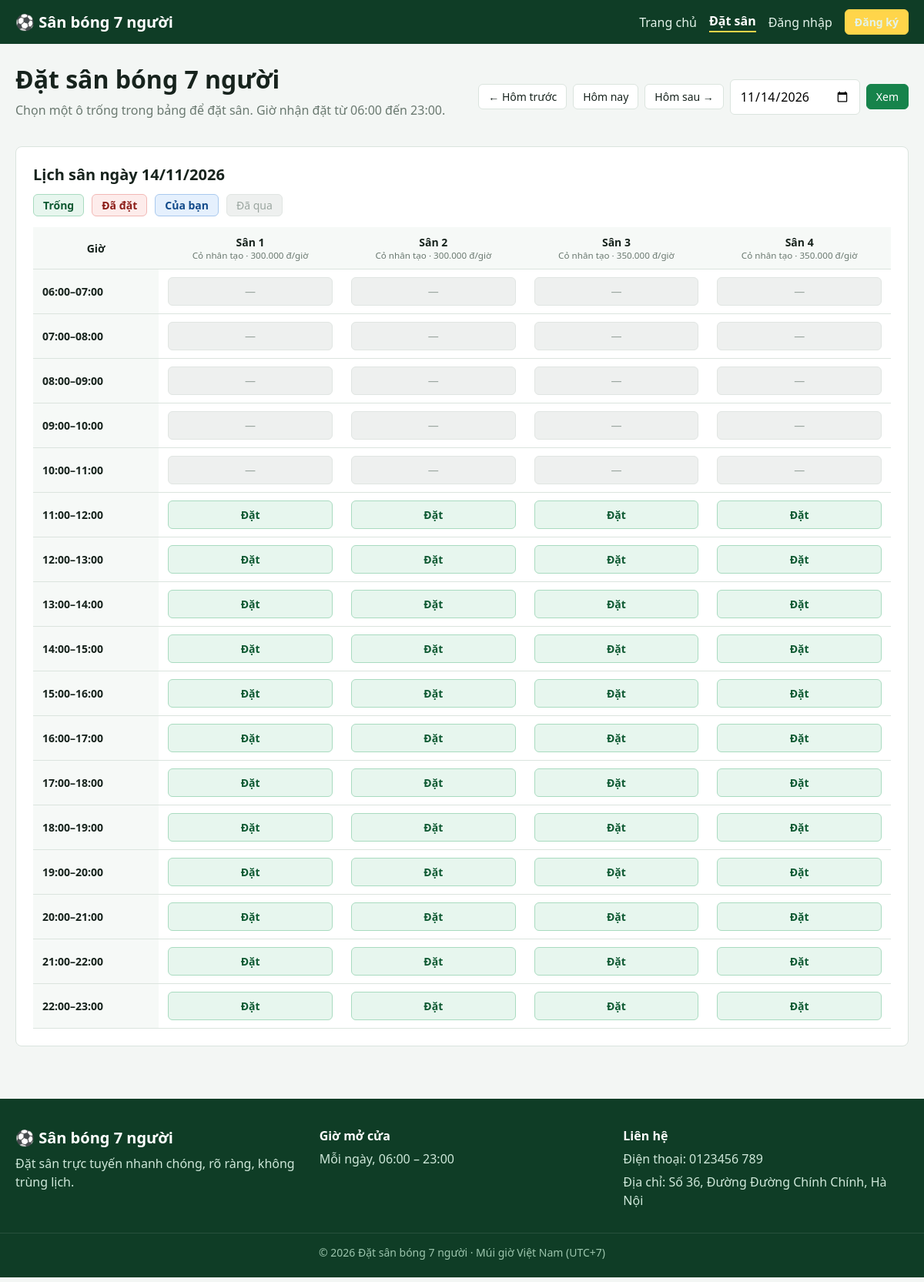
/index.php?act=booking, run on the app's committed database.
### tables this page shows
CREATE TABLE courts (
    id INT UNSIGNED AUTO_INCREMENT PRIMARY KEY,
    name VARCHAR(100) NOT NULL UNIQUE,
    surface VARCHAR(100) NOT NULL DEFAULT 'Cỏ nhân tạo',
    price_per_hour DECIMAL(12, 0) NOT NULL,
    is_active TINYINT(1) NOT NULL DEFAULT 1,
    created_at TIMESTAMP NOT NULL DEFAULT CURRENT_TIMESTAMP
);

### commons/function.php (called while the page is built, shortened)
<?php
function connectDB(): PDO
{
    $dsn = sprintf(
        'mysql:host=%s;port=%d;dbname=%s;charset=utf8mb4',
        DB_HOST,
        DB_PORT,
        DB_NAME
    );
    return new PDO($dsn, DB_USERNAME, DB_PASSWORD, [
        PDO::ATTR_ERRMODE => PDO::ERRMODE_EXCEPTION,
        PDO::ATTR_DEFAULT_FETCH_MODE => PDO::FETCH_ASSOC,
        PDO::ATTR_EMULATE_PREPARES => false,
    ]);
}
function e($value): string
{
    return htmlspecialchars((string) $value, ENT_QUOTES | ENT_SUBSTITUTE, 'UTF-8');
}
function render(string $view, array $data = []): void
{
    extract($data);
    require PATH_ROOT . 'views/' . $view . '.php';
}
function formatMoney($value): string
{
    return number_format((float) $value, 0, ',', '.') . ' đ';
}

### controllers/BookingController.php (called while the page is built, shortened)
<?php
class BookingController
{
    private ?CourtModel $courtModel = null;
    public function index(): void
    {
        $date = parseDate($_GET['date'] ?? null) ?? date('Y-m-d');
        $courts = [];
        $pageError = null;
        try {
            $courts = $this->courts()->getActive();
        } catch (PDOException $exception) {
            error_log($exception->getMessage());
            $pageError = 'Không thể tải dữ liệu. Hãy kiểm tra cấu hình kết nối và chạy tệp database.sql.';
        }
        $now = new DateTimeImmutable();
        $cells = [];
        for ($hour = OPEN_HOUR; $hour < CLOSE_HOUR; $hour++) {
            $slotStart = new DateTimeImmutable(sprintf('%s %02d:00:00', $date, $hour));
            foreach ($courts as $court) {
                $cells[$hour][$court['id']] = [
                    'state' => $slotStart <= $now ? 'past' : 'free',
                    'label' => '',
                ];
            }
        }
        $day = new DateTimeImmutable($date);
        render('booking/index', [
            'date' => $date,
            'courts' => $courts,
            'cells' => $cells,
            'pageError' => $pageError,
            'prevDate' => $day->modify('-1 day')->format('Y-m-d'),
            'nextDate' => $day->modify('+1 day')->format('Y-m-d'),
        ]);
    }
    private function courts(): CourtModel
    {
        if ($this->courtModel === null) {
            $this->courtModel = new CourtModel();
        }
        return $this->courtModel;
    }
}

### models/CourtModel.php (called while the page is built, shortened)
<?php
class CourtModel
{
    private PDO $conn;
    public function __construct()
    {
        $this->conn = connectDB();
    }
    public function getActive(): array
    {
        return $this->conn->query('SELECT * FROM courts WHERE is_active = 1 ORDER BY name')->fetchAll();
    }
}

### views/booking/index.php (the view, shortened to what this page needs)
<?php
require __DIR__ . '/../layout/header.php';
 ?>
<section class="page-head">
    <div>
        <h1>Đặt sân bóng 7 người</h1>
        <p class="muted">Chọn một ô trống trong bảng để đặt sân. Giờ nhận đặt từ <?= sprintf('%02d:00', OPEN_HOUR) ?> đến <?= sprintf('%02d:00', CLOSE_HOUR) ?>.</p>
    </div>
    <div class="date-nav">
        <a class="button button-small" href="index.php?act=%2F&date=<?= e($prevDate) ?>">← Hôm trước</a>
        <a class="button button-small" href="index.php">Hôm nay</a>
        <a class="button button-small" href="index.php?act=%2F&date=<?= e($nextDate) ?>">Hôm sau →</a>
        <form method="get" class="inline-form">
            <input type="date" name="date" value="<?= e($date) ?>" required>
            <button type="submit" class="button button-small button-primary">Xem</button>
        </form>
    </div>
</section>
<section class="panel">
    <h2>Lịch sân ngày <?= e((new DateTimeImmutable($date))->format('d/m/Y')) ?></h2>
    <div class="legend">
        <span class="slot slot-free">Trống</span>
        <span class="slot slot-booked">Đã đặt</span>
        <span class="slot slot-mine">Của bạn</span>
        <span class="slot slot-past">Đã qua</span>
    </div>
    <?php if (!$courts): ?>
        <p class="empty-state">Chưa có sân hoạt động. Hãy chạy <code>database.sql</code> hoặc nhờ admin thêm sân.</p>
    <?php else: ?>
        <div class="table-wrap">
            <table class="grid">
                <thead>
                    <tr>
                        <th>Giờ</th>
                        <?php foreach ($courts as $court): ?>
                            <th>
                                <?= e($court['name']) ?>
                                <small><?= e($court['surface']) ?> · <?= e(formatMoney($court['price_per_hour'])) ?>/giờ</small>
                            </th>
                        <?php endforeach; ?>
                    </tr>
                </thead>
                <tbody>
                    <?php for ($hour = OPEN_HOUR; $hour < CLOSE_HOUR; $hour++): ?>
                        <tr>
                            <th class="hour"><?= sprintf('%02d:00–%02d:00', $hour, $hour + 1) ?></th>
                            <?php foreach ($courts as $court): ?>
                                <?php $cell = $cells[$hour][$court['id']]; ?>
                                <td>
                                    <?php if ($cell['state'] === 'free'): ?>
                                        <a class="slot slot-free" href="index.php?<?= e(http_build_query(['act' => 'booking-form', 'court_id' => $court['id'], 'date' => $date, 'hour' => $hour])) ?>">Đặt</a>
                                    <?php elseif ($cell['state'] === 'past'): ?>
                                        <span class="slot slot-past">—</span>
                                    <?php else: ?>
                                        <span class="slot slot-<?= e($cell['state']) ?>"><?= e($cell['label']) ?></span>
                                    <?php endif; ?>
                                </td>
                            <?php endforeach; ?>
                        </tr>
                    <?php endfor; ?>
                </tbody>
            </table>
        </div>
    <?php endif; ?>
</section>
<?php require __DIR__ . '/../layout/footer.php'; ?>

### views/style.css (style rules this page uses)
:root { color-scheme: light; font-family: "Segoe UI", Arial, sans-serif; color: #17231d; background: #f3f6f4; --green: #16834b; --green-dark: #0f6a3b; --line: #dbe4de; --muted: #6a7970; }
* { box-sizing: border-box; }
body { margin: 0; }
a { color: var(--green); text-decoration: none; }
h1, h2, p { margin-top: 0; }
h1 { margin-bottom: 8px; font-size: clamp(24px, 3.5vw, 32px); }
h2 { margin-bottom: 12px; font-size: 20px; }
.muted { color: var(--muted); }
.page-head { display: flex; align-items: center; justify-content: space-between; gap: 20px; flex-wrap: wrap; margin-bottom: 20px; }
.date-nav { display: flex; align-items: center; gap: 8px; flex-wrap: wrap; }
.panel { background: #fff; border: 1px solid var(--line); border-radius: 8px; padding: 22px; margin-bottom: 20px; }
.button, .button-link { font: inherit; cursor: pointer; }
.button { display: inline-block; padding: 10px 16px; border: 1px solid var(--line); border-radius: 6px; background: #fff; color: #17231d; }
.button-small { padding: 6px 12px; font-size: 14px; }
.button-primary { background: var(--green); border-color: var(--green); color: #fff; }
.inline-form { display: inline-flex; align-items: center; gap: 8px; margin: 0; }
input[type="text"], input[type="tel"], input[type="email"], input[type="password"], input[type="number"], input[type="date"], select { width: 100%; padding: 10px 12px; border: 1px solid var(--line); border-radius: 6px; font: inherit; background: #fff; }
.filter input, .filter select, .date-nav input { width: auto; }
.table-wrap { overflow-x: auto; }
table { width: 100%; border-collapse: collapse; }
th, td { padding: 10px 12px; border-bottom: 1px solid var(--line); text-align: left; vertical-align: middle; }
th { background: #f6f9f7; font-size: 14px; }
th small { display: block; font-weight: 400; color: var(--muted); }
table.grid th, table.grid td { text-align: center; min-width: 110px; }
table.grid th.hour { text-align: left; white-space: nowrap; min-width: 120px; }
.legend { display: flex; gap: 10px; margin-bottom: 14px; flex-wrap: wrap; }
.slot { display: block; padding: 8px 6px; border-radius: 6px; font-size: 14px; font-weight: 600; }
.legend .slot { display: inline-block; padding: 4px 12px; }
.slot-free { background: #e7f6ee; color: #0f5a33; border: 1px solid #a9dbc0; }
.slot-booked { background: #fdeceb; color: #8c1d18; border: 1px solid #f2b8b5; }
.slot-mine { background: #e5f0fd; color: #124a8a; border: 1px solid #a9c9ee; }
.slot-past { background: #eef0ef; color: #9aa59f; border: 1px solid #e0e5e2; font-weight: 400; }

### data on the page
courts: name "Sân 1", surface "Cỏ nhân tạo", price_per_hour "300.000 đ"
courts: name "Sân 2", surface "Cỏ nhân tạo", price_per_hour "300.000 đ"
courts: name "Sân 3", surface "Cỏ nhân tạo", price_per_hour "350.000 đ"
courts: name "Sân 4", surface "Cỏ nhân tạo", price_per_hour "350.000 đ"

### other printed values
OPEN_HOUR "06"
CLOSE_HOUR "23"
SITE_PHONE "0123456 789"
SITE_ADDRESS "Số 36, Đường Đường Chính Chính, Hà Nội"
